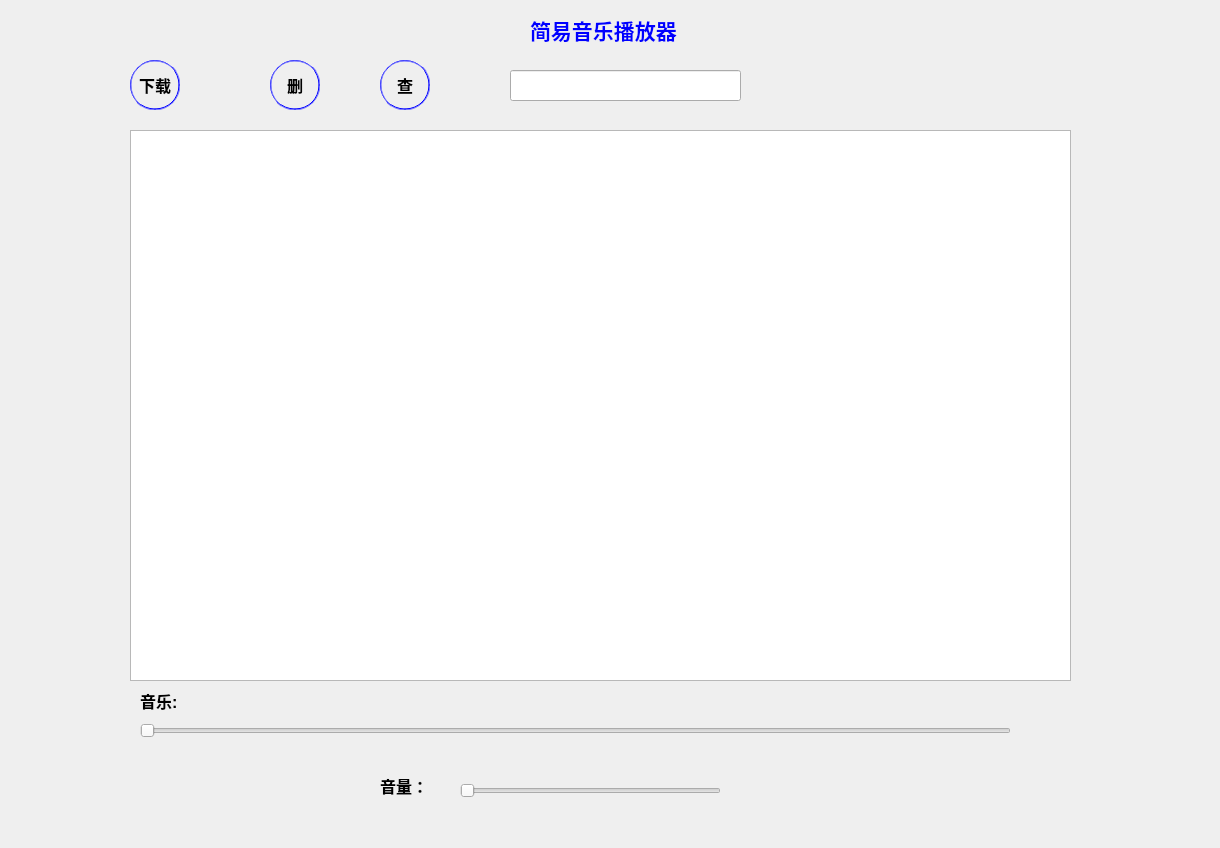
<?xml version="1.0" encoding="UTF-8"?>
<ui version="4.0">
 <class>Form</class>
 <widget class="QWidget" name="Form">
  <property name="geometry">
   <rect>
    <x>0</x>
    <y>0</y>
    <width>1220</width>
    <height>848</height>
   </rect>
  </property>
  <property name="windowTitle">
   <string>Form</string>
  </property>
  <widget class="QListWidget" name="listWidget">
   <property name="geometry">
    <rect>
     <x>130</x>
     <y>130</y>
     <width>941</width>
     <height>551</height>
    </rect>
   </property>
  </widget>
  <widget class="QPushButton" name="dele">
   <property name="geometry">
    <rect>
     <x>270</x>
     <y>60</y>
     <width>50</width>
     <height>50</height>
    </rect>
   </property>
   <property name="font">
    <font>
     <pointsize>12</pointsize>
     <weight>75</weight>
     <bold>true</bold>
    </font>
   </property>
   <property name="styleSheet">
    <string notr="true">border-radius:25px;border:1px groove blue </string>
   </property>
   <property name="text">
    <string>删</string>
   </property>
  </widget>
  <widget class="QPushButton" name="download">
   <property name="geometry">
    <rect>
     <x>130</x>
     <y>60</y>
     <width>50</width>
     <height>50</height>
    </rect>
   </property>
   <property name="font">
    <font>
     <pointsize>12</pointsize>
     <weight>75</weight>
     <bold>true</bold>
    </font>
   </property>
   <property name="styleSheet">
    <string notr="true">border-radius:25px;border:1px groove blue </string>
   </property>
   <property name="text">
    <string>下载</string>
   </property>
  </widget>
  <widget class="QPushButton" name="seek">
   <property name="geometry">
    <rect>
     <x>380</x>
     <y>60</y>
     <width>50</width>
     <height>50</height>
    </rect>
   </property>
   <property name="font">
    <font>
     <pointsize>12</pointsize>
     <weight>75</weight>
     <bold>true</bold>
    </font>
   </property>
   <property name="styleSheet">
    <string notr="true">border-radius:25px;border:1px groove blue </string>
   </property>
   <property name="text">
    <string>查</string>
   </property>
  </widget>
  <widget class="QLineEdit" name="seek_content">
   <property name="geometry">
    <rect>
     <x>510</x>
     <y>70</y>
     <width>231</width>
     <height>31</height>
    </rect>
   </property>
  </widget>
  <widget class="QLabel" name="label">
   <property name="geometry">
    <rect>
     <x>530</x>
     <y>0</y>
     <width>231</width>
     <height>61</height>
    </rect>
   </property>
   <property name="font">
    <font>
     <pointsize>7</pointsize>
    </font>
   </property>
   <property name="text">
    <string>&lt;html&gt;&lt;head/&gt;&lt;body&gt;&lt;p&gt;&lt;span style=&quot; font-size:16pt; font-weight:600; color:#0000ff;&quot;&gt;简易音乐播放器&lt;/span&gt;&lt;/p&gt;&lt;/body&gt;&lt;/html&gt;</string>
   </property>
  </widget>
  <widget class="Slider" name="play_slider">
   <property name="geometry">
    <rect>
     <x>140</x>
     <y>720</y>
     <width>871</width>
     <height>22</height>
    </rect>
   </property>
   <property name="orientation">
    <enum>Qt::Horizontal</enum>
   </property>
  </widget>
  <widget class="QLabel" name="music_name">
   <property name="geometry">
    <rect>
     <x>140</x>
     <y>690</y>
     <width>72</width>
     <height>21</height>
    </rect>
   </property>
   <property name="font">
    <font>
     <pointsize>12</pointsize>
     <weight>75</weight>
     <bold>true</bold>
    </font>
   </property>
   <property name="text">
    <string>音乐:</string>
   </property>
  </widget>
  <widget class="QPushButton" name="next_music">
   <property name="geometry">
    <rect>
     <x>250</x>
     <y>760</y>
     <width>61</width>
     <height>41</height>
    </rect>
   </property>
   <property name="styleSheet">
    <string notr="true">border:none;</string>
   </property>
   <property name="text">
    <string/>
   </property>
   <property name="icon">
    <iconset resource="img.qrc">
     <normaloff>:/下一首.png</normaloff>:/下一首.png</iconset>
   </property>
   <property name="iconSize">
    <size>
     <width>32</width>
     <height>32</height>
    </size>
   </property>
  </widget>
  <widget class="QPushButton" name="previous_music">
   <property name="geometry">
    <rect>
     <x>130</x>
     <y>760</y>
     <width>61</width>
     <height>41</height>
    </rect>
   </property>
   <property name="styleSheet">
    <string notr="true">border:none;</string>
   </property>
   <property name="text">
    <string/>
   </property>
   <property name="icon">
    <iconset resource="img.qrc">
     <normaloff>:/上一首.png</normaloff>:/上一首.png</iconset>
   </property>
   <property name="iconSize">
    <size>
     <width>32</width>
     <height>32</height>
    </size>
   </property>
  </widget>
  <widget class="QPushButton" name="play_pause">
   <property name="geometry">
    <rect>
     <x>190</x>
     <y>760</y>
     <width>61</width>
     <height>41</height>
    </rect>
   </property>
   <property name="styleSheet">
    <string notr="true">border:none;</string>
   </property>
   <property name="text">
    <string/>
   </property>
   <property name="icon">
    <iconset resource="img.qrc">
     <normaloff>:/播放.png</normaloff>:/播放.png</iconset>
   </property>
   <property name="iconSize">
    <size>
     <width>32</width>
     <height>32</height>
    </size>
   </property>
  </widget>
  <widget class="QLabel" name="label_2">
   <property name="geometry">
    <rect>
     <x>380</x>
     <y>760</y>
     <width>72</width>
     <height>51</height>
    </rect>
   </property>
   <property name="font">
    <font>
     <pointsize>12</pointsize>
     <weight>75</weight>
     <bold>true</bold>
    </font>
   </property>
   <property name="text">
    <string>音量：</string>
   </property>
  </widget>
  <widget class="QSlider" name="horizontalSlider">
   <property name="geometry">
    <rect>
     <x>460</x>
     <y>780</y>
     <width>261</width>
     <height>22</height>
    </rect>
   </property>
   <property name="orientation">
    <enum>Qt::Horizontal</enum>
   </property>
  </widget>
 </widget>
 <customwidgets>
  <customwidget>
   <class>Slider</class>
   <extends>QSlider</extends>
   <header>control.RadiusSlider</header>
  </customwidget>
 </customwidgets>
 <resources>
  <include location="img.qrc"/>
 </resources>
 <connections/>
</ui>
